Frame 1 (no input): blank canvas, image omitted
Frame 60 (no input): blank canvas, image omitted
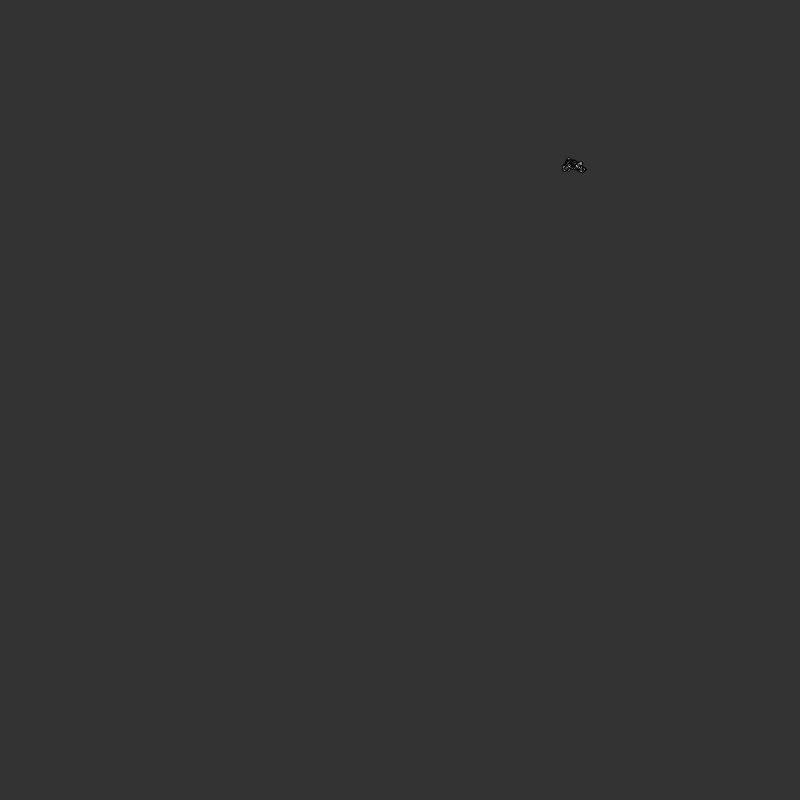
Frame 120 (the mouse pressed at the canvas centre since frame 60)

The p5.js sketch whose frames 1 and 60 were blank and that drew this single picture after the mouse press (run headless with seeded random() and noise() and a simulated clock; from frame 60 on, the mouse is pressed at the canvas centre):

// p5.js sketch
// ── sketch.js
var w;


function setup() {
  createCanvas(800,800);
  background(51);
  w=new Walker();
}

function draw() {
  w.walk();
  w.show();
}

// ── walker.js
function Walker(){
  this.thick=2;
  this.pos=createVector(random(width),random(height));
  this.vel;
  this.show=function(){
    fill(255,128);
    ellipse(this.pos.x,this.pos.y,this.thick*2,this.thick*2);
  }
  this.walk=function(){
    this.vel=createVector(random(-this.thick,this.thick),random(-this.thick,this.thick));
    this.pos.add(this.vel);
    this.pos.x=(this.pos.x+width)%width;
    this.pos.y=(this.pos.y+height)%height;
    return this.pos;
  }
}
